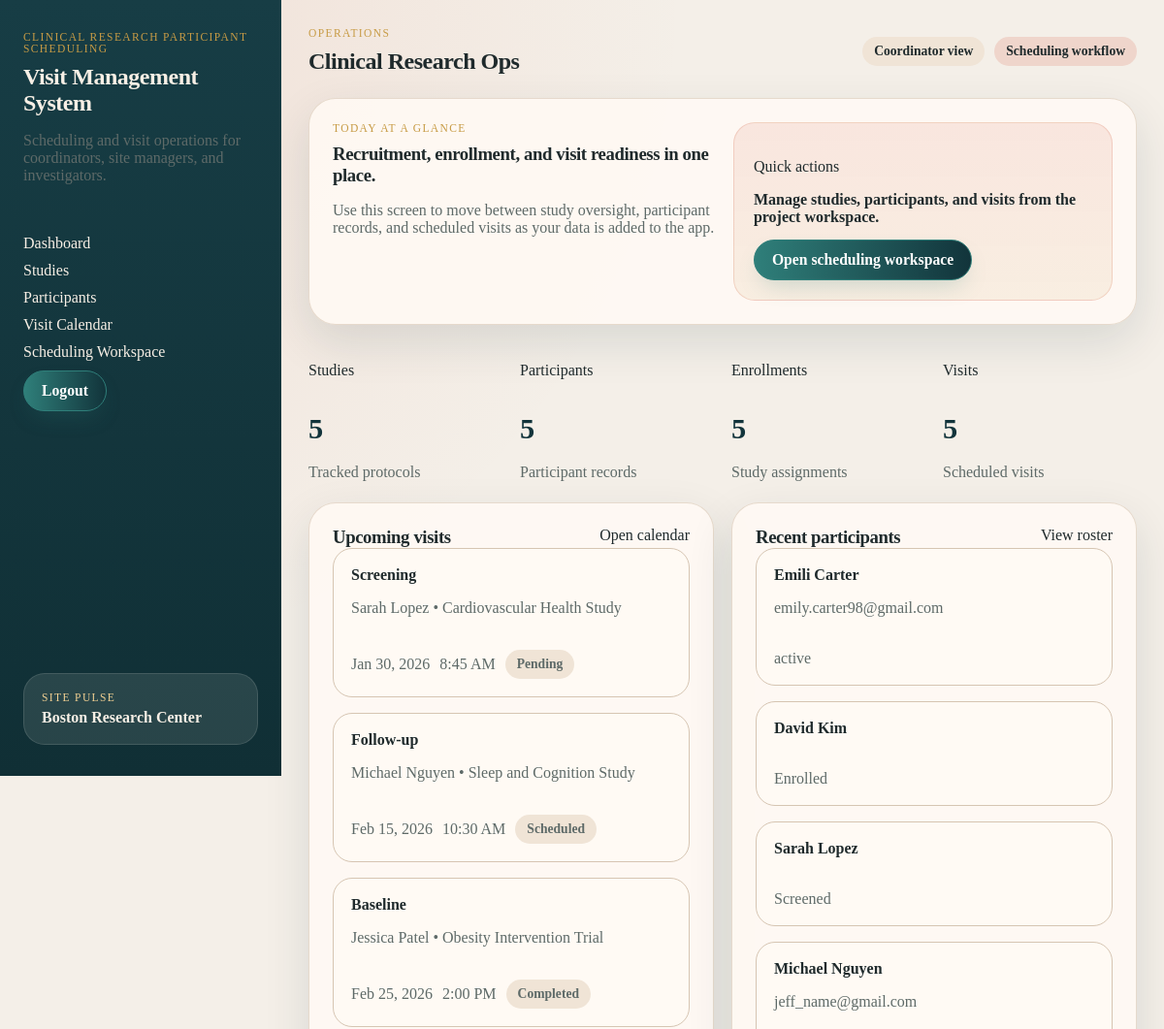
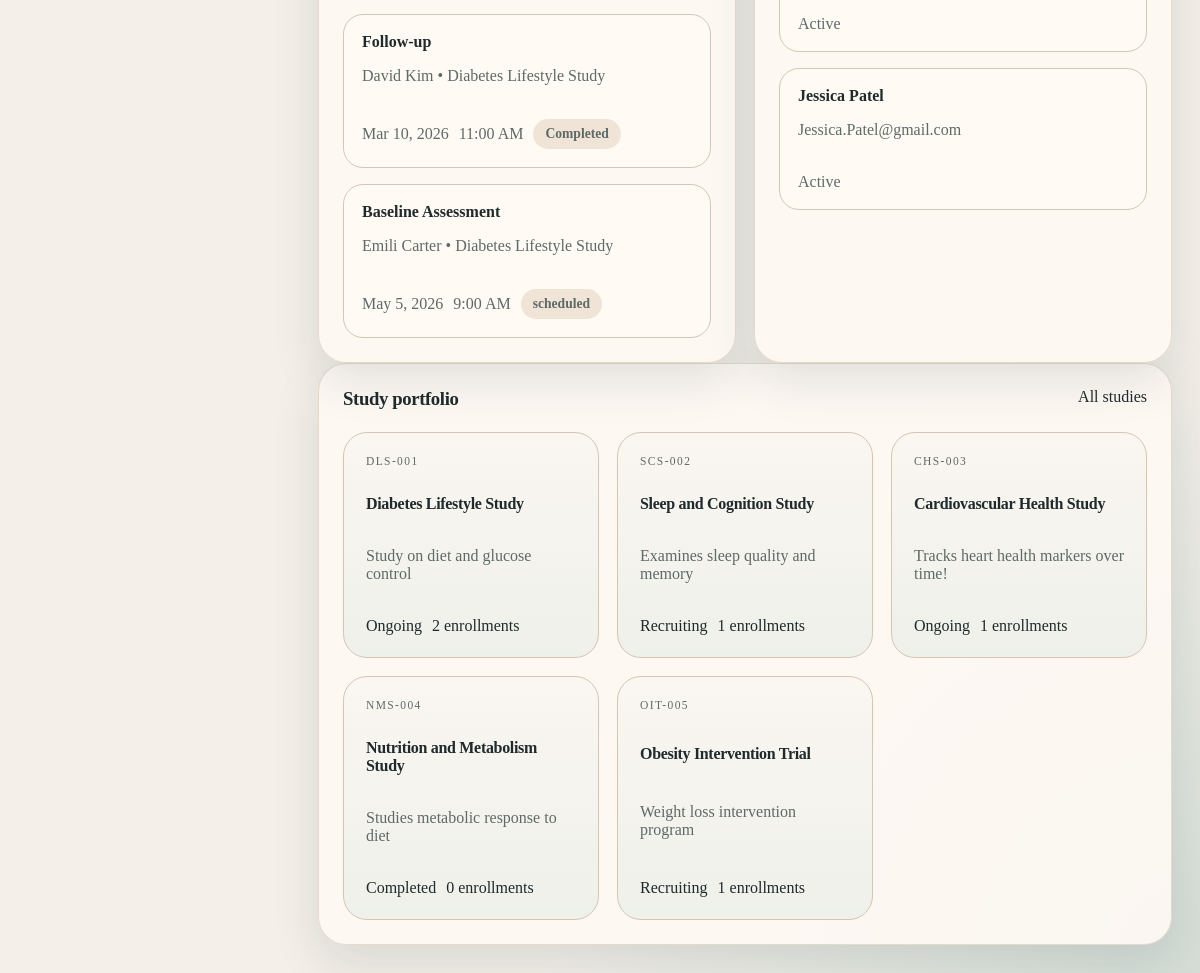
Page /project/dashboard/ (signed in) on the committed database (2 pictures, top to bottom).
### project/models.py (models this page shows, shortened)
class Visit(models.Model):
    enrollment = models.ForeignKey(Enrollment, on_delete=models.CASCADE)  # Link to enrollment
    visit_date = models.DateTimeField()  # Date and time of visit
    visit_type = models.CharField(max_length=100)  # e.g., 'screening', 'follow-up'
    VISIT_STATUS_CHOICES = [
        ('scheduled', 'Scheduled'),
        ('completed', 'Completed'),
        ('canceled', 'Canceled'),
        ('missed', 'Missed'),
    ]
    status = models.CharField(
        max_length=20,
        choices=VISIT_STATUS_CHOICES,
        default='scheduled'
    )
    notes = models.TextField()  # Staff notes

class Enrollment(models.Model):
    participant = models.ForeignKey(Participant, on_delete=models.CASCADE)  # Link to participant
    study = models.ForeignKey(Study, on_delete=models.CASCADE)  # Link to study
    consent_date = models.DateField()  # Date consent was given
    SCREENING_STATUS_CHOICES = [
        ('pending', 'Pending'),
        ('eligible', 'Eligible'),
        ('ineligible', 'Ineligible'),
        ('screen_failed', 'Screen Failed'),
    ]
    screening_status = models.CharField(
        max_length=20,
        choices=SCREENING_STATUS_CHOICES,
        default='pending'
    )
    enrollment_date = models.DateField()  # Date of enrollment

class Participant(models.Model):
    first_name = models.CharField(max_length=100)  # Participant's first name
    last_name = models.CharField(max_length=100)  # Participant's last name
    date_of_birth = models.DateField()  # Date of birth
    age = models.PositiveIntegerField(null=True, blank=True)  # Age (optional, can be calculated from DOB)
    sex = models.CharField(
        max_length=20,
        choices=[('male', 'Male'), ('female', 'Female'), ('other', 'Other'), ('prefer_not_to_say', 'Prefer not to say')],
        default='prefer_not_to_say',
    )  # Sex
    phone = models.CharField(max_length=20, blank=True)  # Phone number
    email = models.EmailField(max_length=254, blank=True)  # Email address
    STATUS_CHOICES = [
        ('active', 'Active'),
        ('withdrawn', 'Withdrawn'),
        ('completed', 'Completed'),
        ('inactive', 'Inactive'),
    ]
    status = models.CharField(
        max_length=20,
        choices=STATUS_CHOICES,
        default='active'
    )
    def __str__(self):
        return f"{self.first_name} {self.last_name}"

class Study(models.Model):
    title = models.CharField(max_length=200)  # Study title
    protocol_number = models.CharField(max_length=50)  # Unique protocol identifier
    description = models.TextField()  # Study description
    STUDY_STATUS_CHOICES = [
        ('active', 'Active'),
        ('closed', 'Closed'),
        ('paused', 'Paused'),
    ]
    status = models.CharField(
        max_length=20,
        choices=STUDY_STATUS_CHOICES,
        default='active'
    )

### project/views.py (the view)
# urls.py: path("dashboard/", DashboardView.as_view(), name="project_dashboard"),
class DashboardView(LoginRequiredMixin, TemplateView):
    template_name = "project/dashboard.html"
    def dispatch(self, request, *args, **kwargs):
        if hasattr(request.user, 'userprofile'):
            if request.user.userprofile.role == 'participant':
                return redirect('my_profile')
        return super().dispatch(request, *args, **kwargs)
    def get_context_data(self, **kwargs):
        context = super().get_context_data(**kwargs)
        studies = Study.objects.annotate(enrollment_count=Count("enrollment"))
        participants = Participant.objects.order_by("last_name", "first_name")
        visits = Visit.objects.select_related(
            "enrollment",
            "enrollment__participant",
            "enrollment__study",
        ).order_by("visit_date")
        context.update({
            "metrics": [
                {"label": "Studies", "value": studies.count(), "detail": "Tracked protocols"},
                {"label": "Participants", "value": participants.count(), "detail": "Participant records"},
                {"label": "Enrollments", "value": Enrollment.objects.count(), "detail": "Study assignments"},
                {"label": "Visits", "value": visits.count(), "detail": "Scheduled visits"},
            ],
            "recent_visits": visits[:5],
            "recent_participants": participants[:5],
            "studies": studies[:6],
        })
        return context

### project/templates/project/dashboard.html (shortened to what this page needs)
{% extends "project/base.html" %}
{% block content %}
<section class="hero">
  <div>
    <p class="eyebrow">Today at a glance</p>
    <h3>Recruitment, enrollment, and visit readiness in one place.</h3>
    <p class="hero-copy">Use this screen to move between study oversight, participant records, and scheduled visits as your data is added to the app.</p>
  </div>
  <div class="hero-panel">
    <p>Quick actions</p>
    <strong>Manage studies, participants, and visits from the project workspace.</strong>
    <a class="button-link" href="{% url 'project_scheduling_hub' %}">Open scheduling workspace</a>
  </div>
</section>
<section class="metric-grid">
  {% for metric in metrics %}
    <article class="metric-card">
      <p>{{ metric.label }}</p>
      <strong>{{ metric.value }}</strong>
      <span>{{ metric.detail }}</span>
    </article>
  {% endfor %}
</section>
<section class="content-grid">
  <article class="panel">
    <div class="panel-header">
      <h3>Upcoming visits</h3>
      <a href="{% url 'project_visit_calendar' %}">Open calendar</a>
    </div>
    <div class="stack-list">
      {% for visit in recent_visits %}
        <a class="list-row" href="{% url 'project_visit_detail' visit.id %}">
          <div>
            <strong>{{ visit.visit_type }}</strong>
            <p>{{ visit.enrollment.participant }} • {{ visit.enrollment.study.title }}</p>
          </div>
          <div class="row-meta">
            <span>{{ visit.visit_date|date:"M j, Y" }}</span>
            <span>{{ visit.visit_date|date:"g:i A" }}</span>
            <span class="badge">{{ visit.status }}</span>
          </div>
        </a>
      {% empty %}
        <p class="empty-state">No visits yet. Add visits in the admin or through your data load.</p>
      {% endfor %}
    </div>
  </article>
  <article class="panel">
    <div class="panel-header">
      <h3>Recent participants</h3>
      <a href="{% url 'project_participant_list' %}">View roster</a>
    </div>
    <div class="stack-list">
      {% for participant in recent_participants %}
        <a class="list-row" href="{% url 'project_participant_detail' participant.id %}">
          <div>
            <strong>{{ participant }}</strong>
            <p>{{ participant.email }}</p>
          </div>
          <div class="row-meta">
            <span>{{ participant.status }}</span>
          </div>
        </a>
      {% empty %}
        <p class="empty-state">No participants yet. Create participant records to populate this view.</p>
      {% endfor %}
    </div>
  </article>
</section>
<section class="panel">
  <div class="panel-header">
    <h3>Study portfolio</h3>
    <a href="{% url 'project_study_list' %}">All studies</a>
  </div>
  <div class="card-grid">
    {% for study in studies %}
      <a class="study-card" href="{% url 'project_study_detail' study.id %}">
        <p class="eyebrow">{{ study.protocol_number }}</p>
        <h4>{{ study.title }}</h4>
        <p>{{ study.description }}</p>
        <div class="study-meta">
          <span>{{ study.status }}</span>
          <span>{{ study.enrollment_count }} enrollments</span>
        </div>
      </a>
    {% empty %}
      <p class="empty-state">No studies yet. Add studies to begin building the schedule.</p>
    {% endfor %}
  </div>
</section>
{% endblock %}

### static/project.css (style rules this page uses)
:root { --bg: #f4efe8; --panel: #fffaf4; --panel-strong: #f0e4d6; --line: #d6c5b2; --text: #1f2a2c; --muted: #5e6a68; --navy: #12343b; --teal: #2f7f7a; --coral: #d66a4d; --gold: #c79b45; --danger: #b2493d; --shadow: 0 18px 48px rgba(18, 52, 59, 0.12); }
* { box-sizing: border-box; }
html, body { margin: 0; padding: 0; }
body { font-family: Georgia, "Times New Roman", serif; color: var(--text); background: radial-gradient(circle at top left, rgba(214, 106, 77, 0.12), transparent 30%), radial-gradient(circle at bottom right, rgba(47, 127, 122, 0.16), transparent 28%), var(--bg); }
a { color: inherit; text-decoration: none; }
h1, h2, h3, h4 { margin: 0; font-family: "Palatino Linotype", "Book Antiqua", Palatino, serif; letter-spacing: -0.02em; }
.nav, .stack-list, .metric-grid, .card-grid, .content-grid, .day-grid, .scheduler-form, form { display: grid; gap: 16px; }
.metric-grid, .card-grid, .content-grid, .day-grid { margin-top: 22px; gap: 18px; }
.metric-grid { grid-template-columns: repeat(4, minmax(0, 1fr)); }
.card-grid { grid-template-columns: repeat(3, minmax(0, 1fr)); }
.content-grid, .day-grid { grid-template-columns: repeat(2, minmax(0, 1fr)); }
.page-header, .panel-header, .hero, .detail-hero, .list-row, .metric-card, .study-card, .day-card, .study-card-header { display: flex; justify-content: space-between; gap: 18px; }
.header-actions, .study-meta, .chip-row, .hero-stats, .study-card-actions, .row-meta, .profile-actions { display: flex; flex-wrap: wrap; gap: 10px; align-items: center; }
.hero, .detail-hero, .panel, .day-card { padding: 24px; border-radius: 28px; background: rgba(255, 250, 244, 0.88); border: 1px solid rgba(214, 197, 178, 0.6); box-shadow: var(--shadow); }
.hero-panel { min-width: 260px; padding: 20px; border-radius: 22px; background: linear-gradient( 180deg, rgba(214, 106, 77, 0.12), rgba(199, 155, 69, 0.1) ); border: 1px solid rgba(214, 106, 77, 0.22); }
.eyebrow, .status-label { text-transform: uppercase; font-size: 0.72rem; letter-spacing: 0.12em; }
.eyebrow { color: var(--gold); margin: 0 0 10px; }
.brand-copy, .subtle, .hero-copy, .metric-card span, .list-row p, .study-card p, .detail-list dt, .bullet-list, .status-card span, .study-protocol, .row-meta, .hero-label, .empty-state, .visit-study, .enrollment-protocol { color: var(--muted); }
.metric-card strong, .hero-stats strong { font-size: 1.9rem; color: var(--navy); }
.pill, .badge, .doc-chip, .status-badge, .screening-badge, .visit-badge { display: inline-flex; align-items: center; justify-content: center; width: fit-content; padding: 7px 12px; border-radius: 999px; font-size: 0.85rem; font-weight: 700; background: var(--panel-strong); }
.btn, .button-link, .scheduler-form button, form button, input[type="submit"], button[type="submit"] { display: inline-flex; align-items: center; justify-content: center; gap: 0.4em; width: fit-content; min-height: 42px; line-height: 1; font-family: inherit; font-size: 0.98rem; font-weight: 700; padding: 0.75em 1.15em; border-radius: 999px; border: 1.5px solid transparent; cursor: pointer; text-align: center; text-decoration: none; transition: transform 0.2s ease, box-shadow 0.2s ease, background 0.2s ease, border-color 0.2s ease; box-shadow: 0 0.7em 1.5em -0.5em rgba(47, 127, 122, 0.25); }
.btn-primary, .button-link, .scheduler-form button, form button, input[type="submit"], button[type="submit"] { background: linear-gradient(90deg, var(--teal), var(--navy)); color: #fff; border-color: var(--teal); }
.button-link { margin-top: 14px; }
.metric-card, .study-card, .day-card, .list-row { flex-direction: column; }
.list-row { padding: 18px; border-radius: 20px; background: var(--panel); border: 1px solid var(--line); }
.study-card { min-height: 220px; padding: 22px; border-radius: 24px; background: linear-gradient(180deg, rgba(18, 52, 59, 0.02), rgba(47, 127, 122, 0.08)), var(--panel); border: 1px solid var(--line); }

### rows in the picture
Visit: visit_type "Screening", enrollment.participant "Sarah Lopez", enrollment.study "Cardiovascular Health Study", visit_date "Jan 30, 2026", visit_date "8:45 AM", status "Pending"
Visit: visit_type "Follow-up", enrollment.participant "Michael Nguyen", enrollment.study "Sleep and Cognition Study", visit_date "Feb 15, 2026", visit_date "10:30 AM", status "Scheduled"
Visit: visit_type "Baseline", enrollment.participant "Jessica Patel", enrollment.study "Obesity Intervention Trial", visit_date "Feb 25, 2026", visit_date "2:00 PM", status "Completed"
Visit: visit_type "Follow-up", enrollment.participant "David Kim", enrollment.study "Diabetes Lifestyle Study", visit_date "Mar 10, 2026", visit_date "11:00 AM", status "Completed"
Visit: visit_type "Baseline Assessment", enrollment.participant "Emili Carter", enrollment.study "Diabetes Lifestyle Study", visit_date "May 5, 2026", visit_date "9:00 AM", status "scheduled"
Participant: first_name+last_name "Emili Carter", email "emily.carter98@gmail.com", status "active"
Participant: first_name+last_name "David Kim", status "Enrolled"
Participant: first_name+last_name "Sarah Lopez", status "Screened"
Participant: first_name+last_name "Michael Nguyen", email "jeff_name@gmail.com", status "Active"
Participant: first_name+last_name "Jessica Patel", email "Jessica.Patel@gmail.com", status "Active"
Study: protocol_number "DLS-001", title "Diabetes Lifestyle Study", description "Study on diet and glucose control", status "Ongoing", enrollment_count "2"
Study: protocol_number "SCS-002", title "Sleep and Cognition Study", description "Examines sleep quality and memory", status "Recruiting", enrollment_count "1"
Study: protocol_number "CHS-003", title "Cardiovascular Health Study", description "Tracks heart health markers over time!", status "Ongoing", enrollment_count "1"
Study: protocol_number "NMS-004", title "Nutrition and Metabolism Study", description "Studies metabolic response to diet", status "Completed", enrollment_count "0"
Study: protocol_number "OIT-005", title "Obesity Intervention Trial", description "Weight loss intervention program", status "Recruiting", enrollment_count "1"

### other values in the picture
{{ metric.label }} "Studies" "Participants" "Enrollments" "Visits"
{{ metric.value }} "5" "5" "5" "5"
{{ metric.detail }} "Tracked protocols" "Participant records" "Study assignments" "Scheduled visits"
